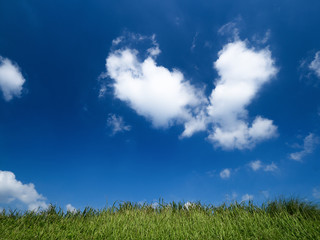
#> input picture Clustering/data/landscape.jpg, 320 x 240 px
$ jupyter execute --allow-errors 'Guida_Matteo_1211201_Clustering exercise.ipynb'   (shell and % lines are left out)   (older library calls are emulated)
#> lines starting #> are read from the running program, lines starting #| are printed output that depends on the picture; after the words box and inside, x2 and y2 are one past the last pixel; in counts of white or black regions, pixels touching at a corner belong together
### Clustering: k-means and linkage-based clustering

In this notebook we are going to practice with the k-means and the linkage-based (called "agglomerative" in sklearn) clustering algorithms.

In particular you are going to implement the k-means algorithm from scratch and to compare the results with the implementation already present in the sklearn library.

[cell 1]
#load the required packages

import numpy as np
import scipy as sp
import pandas as pd
import imageio as imio
import matplotlib.colors
import scipy.spatial
import matplotlib.pyplot as plt

import sklearn
from sklearn.datasets.samples_generator import make_blobs
from sklearn.cluster import KMeans
from matplotlib import cm
from sklearn.datasets import load_sample_image
from skimage import data, color
from skimage.transform import rescale, resize, downscale_local_mean

from mpl_toolkits.mplot3d import Axes3D #3d plotting functions
from matplotlib import pyplot
from PIL import Image

from copy import deepcopy  #deepcopy ensures that a copy of all the object data is performed (not just the pointers)

## TO DO:

Place your ID number in the ID variable, it will be used as random seed (as usual the random seed can affect a little bit the results)

[cell 2]
# fix your ID ("numero di matricola") and the seed for random generator
ID = 1211201  #insert your ID number here
np.random.seed(ID)

[cell 3]
# load the images and display them
flower = load_sample_image('flower.jpg')
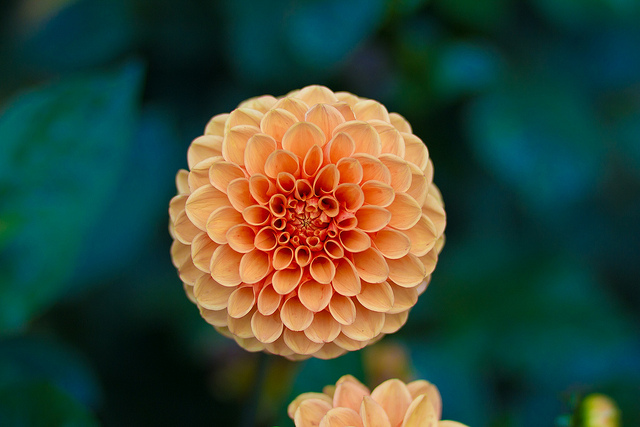
#> flower: shape (427, 640, 3); mean R, G, B 55.1, 73.6, 57
landscape = imio.imread("data/landscape.jpg")
#> landscape is the input picture: shape (240, 320, 3); mean R, G, B 53.2, 102.9, 142.7
skiing = imio.imread("data/skiing.jpg")
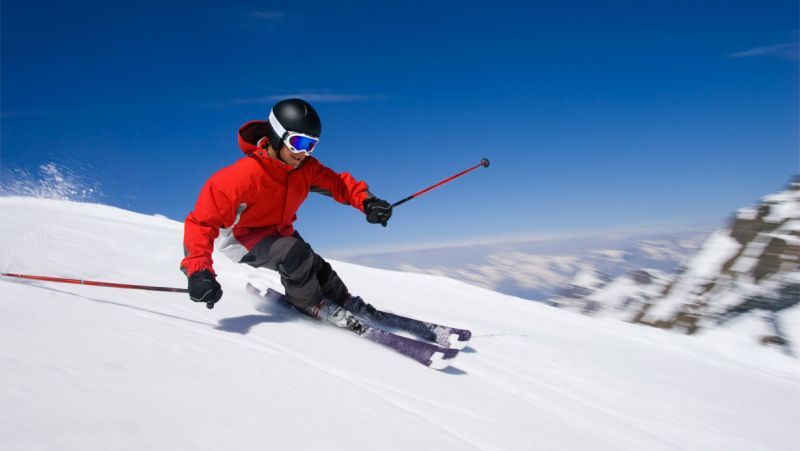
#> input picture Clustering/data/skiing.jpg, 800 x 451 px
#> skiing is the input picture: shape (451, 800, 3); mean R, G, B 122.3, 146.9, 181.4

ax = plt.axes(xticks=[], yticks=[])
ax.imshow(flower)
plt.show()
print("Flower image: ",flower.shape)
#| Flower image:  (427, 640, 3)

ax2 = plt.axes(xticks=[], yticks=[])
ax2.imshow(landscape)
plt.show()
print("Landscape image: ",landscape.shape)
#| Landscape image:  (240, 320, 3)

ax3 = plt.axes(xticks=[], yticks=[])
ax3.imshow(skiing)
plt.show()
print("Skiing image: ",skiing.shape)
#| Skiing image:  (451, 800, 3)

We are going to start by using the flower image. It will be rescaled of a factor 8 to speed up the computation.

[cell 4]
# Rescale the image of a factor of 8
# The anti-aliasing can be enabled for better performances but requires a recent version of the python packages

#flower_rescaled = rescale(flower, 1.0 / 8.0, anti_aliasing=True, multichannel=True) #new versions
flower_rescaled = rescale(flower, 1.0 / 8.0)  # better compatibility
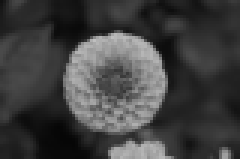
#> flower_rescaled: shape (53, 80, 1) float64 (shown 3 times larger); min 0.0252, max 0.75, mean 0.255

# Firstly, we are going to visualize the rescaled version
print(flower_rescaled.shape)
#| (53, 80, 1)
ax = plt.axes(xticks=[], yticks=[])
ax.imshow(flower_rescaled)

#> (a cell that did not finish here is left out)

[cell 6]
# Plot the points in the 3-dimensional space with normalized intervals between 0 and 1
# (corresponding to the three channels of the image, i.e. Red Green and Blue)
fig = pyplot.figure()
axis = fig.add_subplot(1, 1, 1, projection="3d")
#> (the rest of this cell did not finish here and is left out)

## TO DO 1
Implement the k-means algorithm manually (do not use the kmeans function of sklearn). The inputs to the function is the set of vectors to be clustered and the number of clusters. The output must contain the clusters barycenters, a vector associating each data point to the corresponding cluster and the error at each iteration.
Additionally, fix a maximum number of iterations of the k-means algorithm (e.g., 50).

[cell 7]
def my_kmeans(points, k):
    max_iters = 50
    n = points.shape[0]
    c = points.shape[1]
    mean = np.mean(points, axis = 0)
    std = np.std(points, axis = 0)
    centroids = np.random.randn(k,c)*std + mean
    centroids_old = np.zeros((k,c))
    clusters = np.zeros(n)
    distances = np.zeros((n,k))
    error = np.zeros(max_iters)
    for iterations in range(max_iters):
        sqdists = scipy.spatial.distance.cdist(points,centroids, 'euclidean')
        clusters = np.argmin(sqdists, axis = 1)
        centroids_old = deepcopy(centroids)
        for i in range(k):
            centroids[i] = np.mean(points[clusters == i], axis=0)
        error[iterations] = np.linalg.norm(centroids - centroids_old)
        if(error[iterations]==0):
            print("Result not updated later "+str(iterations+1),"steps")
            break
    return centroids,error,clusters

## TO DO 2:

Now try the function you developed on the flower image with two clusters (k=2).

Then plot the data points in the 3-dimensional space, each point must be coloured based on the membership to one or the other cluster. Additionally, plot the respective clusters centroids (use a different shape, size or color to highlight the centroids).

#> (a cell that did not finish here is left out)

[cell 9]
#ADD CODE FOR PLOTTING HERE
fig = pyplot.figure()
fig.set_size_inches(18.5, 10.5)
axis = fig.add_subplot(1, 1, 1, projection="3d")
#> (the rest of this cell did not finish here and is left out)

## TO DO 3:
Plot the value of the error versus the number of iterations

#> (a cell that did not finish here is left out)

## TO DO 4:
Now use the k-means function provided in sklearn. Pass to the function the number of clusters and use multiple random initializations (n_init parameter). Go to the documentation page for further details

#> (a cell that did not finish here is left out)

#> (a cell that did not finish here is left out)

## TO DO 5:
Perform the same plot as above but with the output of the k-means function provided in sklearn.

#> (a cell that did not finish here is left out)

## Question 1:

Compare the results obtained with your implementation and with k-means from sklearn. Do you observe any differences, i.e., do the two plot matches?

### Answer:
- The execution time of the homemade function my_kmeans is good compared with that one of the sklearn. The two charts are fairly superimposable.

## TO DO 6:

Now display the segmented image based on the two clusters found above with the k-means functions by sklearn. Notice that for proper visualization you need to reshape the array back to the original 2D image size

#> (a cell that did not finish here is left out)

## Question 2:

What do you observe? Do you think clustering could be useful for image segmentation ? And for image compression? Comment your answer.
- The image is fairly distinguished also e.g for the point in the lower right corner.
- Maybe it can be useful for image compression because the shape of its constituent elements is preserved.

## TO DO 7:

Now perform again the clustering with the non-rescaled image, using the method provided by sklearn. Plot again: the 3-dimensional points, the 3-dimensional points with color based on membership, the segmented image.

[cell 15]
ax = plt.axes(xticks=[], yticks=[])
ax.imshow(flower);
print(flower.shape)
#| (427, 640, 3)

data = flower.reshape(flower.shape[0]*flower.shape[1], 3)
data=data/255.0
print(data.shape)
#| (273280, 3)


fig = pyplot.figure()
fig.set_size_inches(18.5, 10.5)
axis = fig.add_subplot(1, 1, 1, projection="3d") # 3D plot with scalar values in each axis

r, g, b = list(data[:,0]), list(data[:,1]), list(data[:,2])


axis.scatter(r, g, b, c=data, s=5, marker="o")
axis.set_xlabel("Red")
axis.set_ylabel("Green")
axis.set_zlabel("Blue")
pyplot.show()
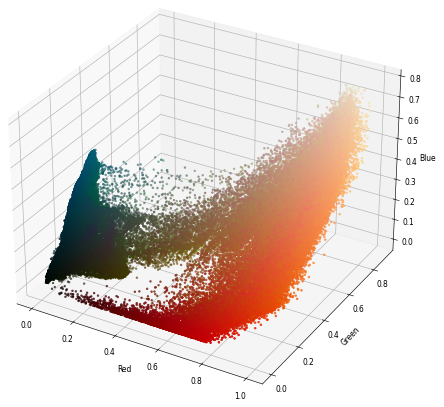
#> figure drawn by matplotlib, 1 panel

[cell 16]
#ADD YOUR CODE HERE
kmeans = KMeans(n_clusters=2, n_init=10).fit(data)

clst_centers = kmeans.cluster_centers_
#> clst_centers = [[0.0252, 0.212, 0.195], [0.825, 0.532, 0.313]]
clst0 = data[kmeans.labels_==0]
clst1 = data[kmeans.labels_==1]

fig = pyplot.figure()
axis = fig.add_subplot(1, 1, 1, projection="3d")
fig.set_size_inches(18.5, 10.5)
axis.scatter(clst0[:, 0], clst0[:, 1], clst0[:, 2],color="tan", marker="o", alpha=0.5)
axis.scatter(clst1[:, 0], clst1[:, 1], clst1[:, 2],color="lightblue", marker="o", alpha=0.5)
axis.scatter(clst_centers[:, 0], clst_centers[:, 1], clst_centers[:, 2], marker='*',color=["fuchsia", "lime"],s=100)
axis.set_ylabel("Green")
axis.set_zlabel("Blue")
pyplot.show()
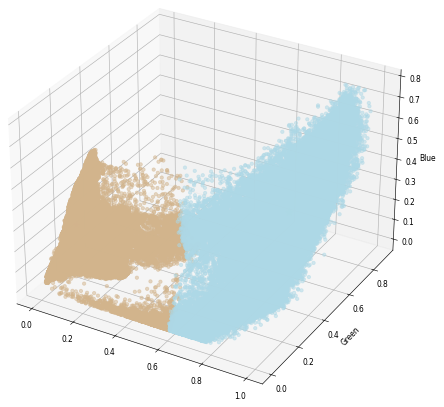
#> figure drawn by matplotlib, 1 panel
fig = pyplot.figure()
fig.set_size_inches(18.5, 10.5)
image = deepcopy(kmeans.labels_.reshape(flower.shape[0], flower.shape[1]))
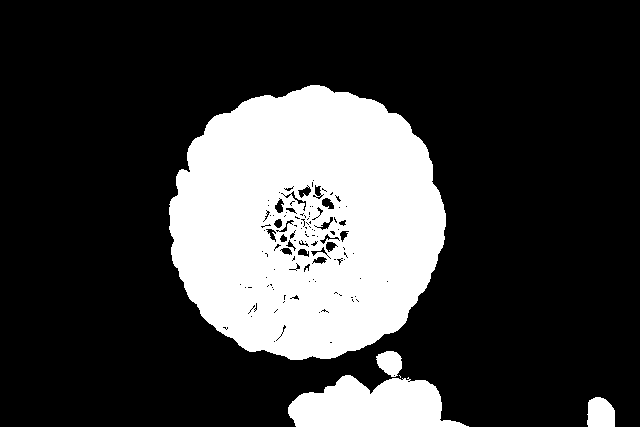
#> image: shape (427, 640) int32; values 0 (black) and 1 (white), 23.9% white; 5 white regions (1 under 20 px), largest, box (x1, y1, x2, y2) and area: (169, 85, 446, 360) 57546, (288, 375, 469, 427) 6465, (587, 397, 615, 427) 725, (376, 351, 402, 377) 490
ax = plt.axes(xticks=[], yticks=[])
ax.imshow(image);
plt.show()

## Question 3: explain what do you observe
- Better results in terms of resolution, worse in terms of computational time, as expected.

## TO DO 8:

Now load the landscape image (optional: try also with the skiing image), resize of a factor of 8 and segment it using kmeans with k varying from 2 to 15 clusters. You can use the sklearn implementation.

Then plot the resulting data points in the 3-dimensional space, each point must be colored based on the cluster membership.
Additionally, plot the respective clusters centroids.

[cell 17]
landscape_rescaled = rescale(landscape, 1.0 / 8.0)
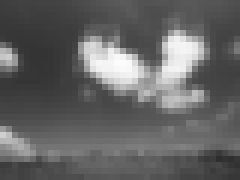
#> landscape_rescaled: shape (30, 40, 1) float64 (shown 6 times larger); min 0.184, max 0.988, mean 0.394
#> (the rest of this cell did not finish here and is left out)
